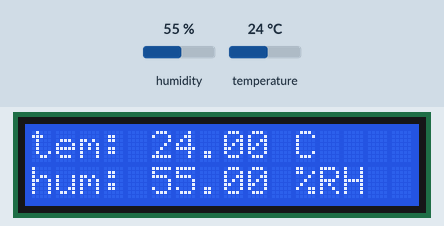
The sketch below on a simulated Arduino Uno, built with avr-gcc and run on an emulated ATmega328P. Parts: 16×2 character LCD. Inputs (shaded band) come from the test bench; at power-on: humidity 55 %, temperature 24 °C.

Above: at 1.2 s.
1.3 s: humidity set to 22 %
At 2.5 s:
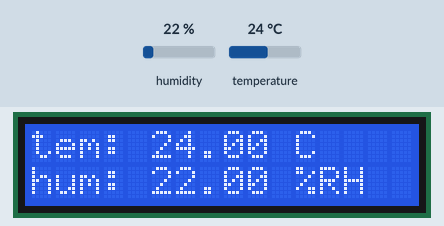
4.0 s: temperature set to 12 °C
At 5.1 s:
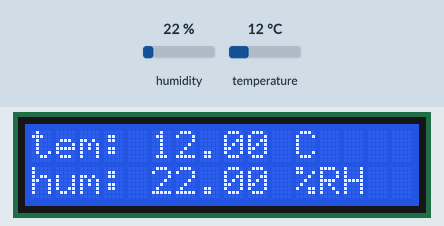
6.7 s: humidity set to 40 %
At 8.9 s:
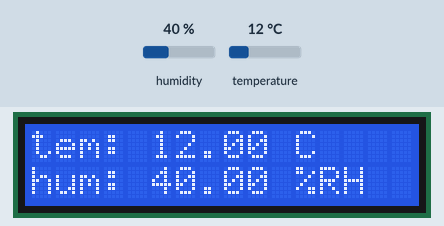
9.7 s: temperature set to 19 °C
At 11.5 s:
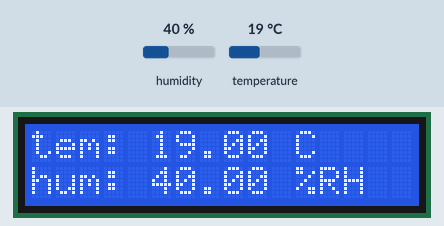
Timing chart, 0 to 13.0 s (numbered marks = the images above; inputs shaded):
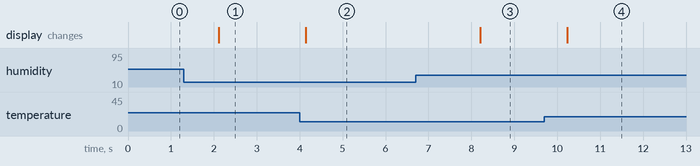

The sketch:

sketch_feb19a.ino
```cpp
#include "DHT.h"
#include <LiquidCrystal.h>
#define D 9
const int rs = 12, en = 13, d4 = 5, d5 = 4, d6 = 3, d7 = 2;
LiquidCrystal lcd(rs, en, d4, d5, d6, d7);
DHT dht(D,DHT11);

void setup(){
  lcd.begin(16,2);
  dht.begin();
}

void loop(){
  float h=dht.readHumidity();
  float t=dht.readTemperature();
  lcd.setCursor(0,0);
  lcd.print("tem: ");
  lcd.print(t);
  lcd.print(" C");
  lcd.setCursor(0,1);
  lcd.print("hum: ");
  lcd.print(h);
  lcd.print(" %RH");
  delay(2000);
}
```

Measured:
- after the input at 1.3 s, the display: changes after 0.82 s (image 1)
- after the input at 4.0 s, the display: changes after 0.15 s (image 2)
- after the input at 6.7 s, the display: changes after 1.5 s (image 3)
- after the input at 9.7 s, the display: changes after 0.53 s (image 4)
